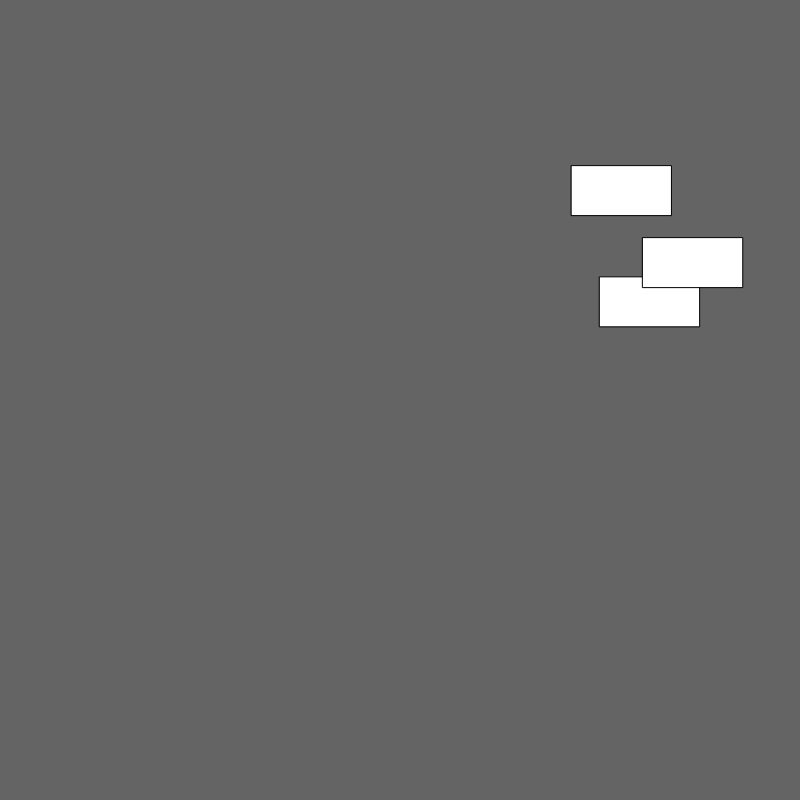
Frame 1 (no input)
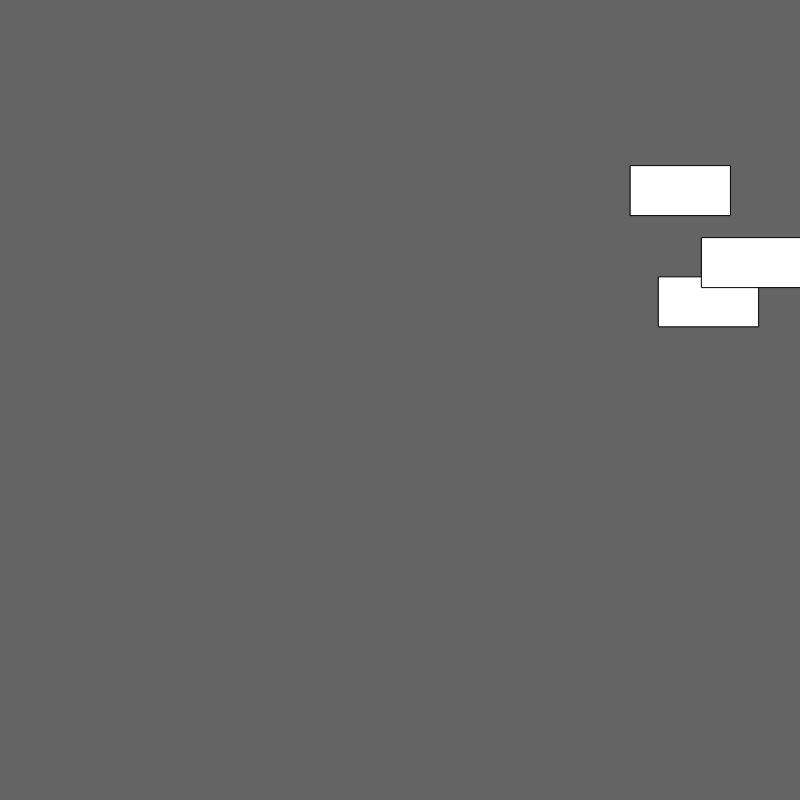
Frame 60 (no input)
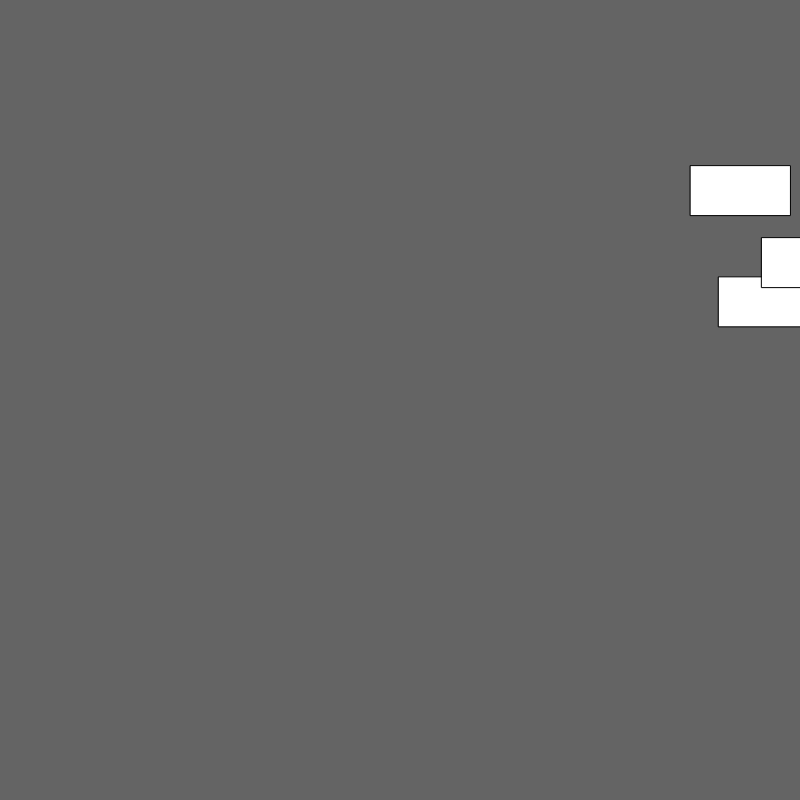
Frame 120 (the mouse pressed at the canvas centre since frame 60)

The p5.js sketch that drew these frames (run headless with seeded random() and noise() and a simulated clock; from frame 60 on, the mouse is pressed at the canvas centre):

// p5.js sketch
// ── sketch.js
var myCar1;
var myCar2;
var myCar3;

function setup() {

  createCanvas(800, 800);
  myCar1 = new Car();
  myCar2 = new Car();
  myCar3 = new Car();

}

function draw() {
  background(100);

  myCar1.display();
  myCar1.move();

  myCar2.display();
  myCar2.move();

  myCar3.display();
  myCar3.move();

}


function Car() {

  this.x = 100;
  this.pos = createVector(random(width), random(height));

// methods
// what it looks like
  this.display = function() {
    rect(this.pos.x, this.pos.y, 100, 50);
  }

// how it moves
  this.move = function() {
    this.pos.x = this.pos.x + 1;
  }

}
